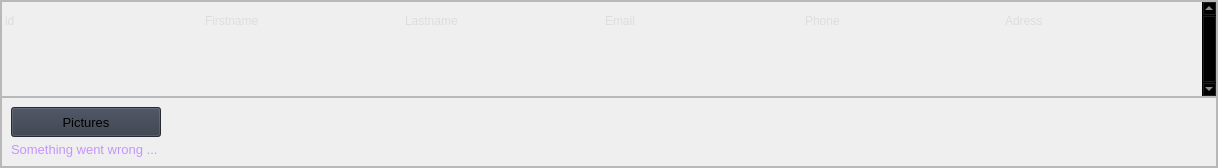
                            <widget class="QWidget" name="management_overall">
                             <layout class="QVBoxLayout" name="verticalLayout_26">
                              <property name="spacing">
                               <number>0</number>
                              </property>
                              <property name="leftMargin">
                               <number>0</number>
                              </property>
                              <property name="topMargin">
                               <number>0</number>
                              </property>
                              <property name="rightMargin">
                               <number>0</number>
                              </property>
                              <property name="bottomMargin">
                               <number>0</number>
                              </property>
                              <item>
                               <widget class="QFrame" name="overall_container">
                                <property name="frameShape">
                                 <enum>QFrame::StyledPanel</enum>
                                </property>
                                <property name="frameShadow">
                                 <enum>QFrame::Raised</enum>
                                </property>
                                <layout class="QVBoxLayout" name="verticalLayout_27" stretch="0,0">
                                 <property name="spacing">
                                  <number>0</number>
                                 </property>
                                 <property name="leftMargin">
                                  <number>0</number>
                                 </property>
                                 <property name="topMargin">
                                  <number>0</number>
                                 </property>
                                 <property name="rightMargin">
                                  <number>0</number>
                                 </property>
                                 <property name="bottomMargin">
                                  <number>0</number>
                                 </property>
                                 <item>
                                  <widget class="QFrame" name="frame_2">
                                   <property name="frameShape">
                                    <enum>QFrame::StyledPanel</enum>
                                   </property>
                                   <property name="frameShadow">
                                    <enum>QFrame::Raised</enum>
                                   </property>
                                   <layout class="QHBoxLayout" name="horizontalLayout_10">
                                    <property name="spacing">
                                     <number>0</number>
                                    </property>
                                    <property name="leftMargin">
                                     <number>0</number>
                                    </property>
                                    <property name="topMargin">
                                     <number>0</number>
                                    </property>
                                    <property name="rightMargin">
                                     <number>0</number>
                                    </property>
                                    <property name="bottomMargin">
                                     <number>0</number>
                                    </property>
                                    <item>
                                     <widget class="QTableWidget" name="table_overall">
                                      <property name="sizePolicy">
                                       <sizepolicy hsizetype="Expanding" vsizetype="Expanding">
                                        <horstretch>0</horstretch>
                                        <verstretch>0</verstretch>
                                       </sizepolicy>
                                      </property>
                                      <property name="palette">
                                       <palette>
                                        <active>
                                         <colorrole role="WindowText">
                                          <brush brushstyle="SolidPattern">
                                           <color alpha="255">
                                            <red>221</red>
                                            <green>221</green>
                                            <blue>221</blue>
                                           </color>
                                          </brush>
                                         </colorrole>
                                         <colorrole role="Button">
                                          <brush brushstyle="SolidPattern">
                                           <color alpha="0">
                                            <red>0</red>
                                            <green>0</green>
                                            <blue>0</blue>
                                           </color>
                                          </brush>
                                         </colorrole>
                                         <colorrole role="Text">
                                          <brush brushstyle="SolidPattern">
                                           <color alpha="255">
                                            <red>221</red>
                                            <green>221</green>
                                            <blue>221</blue>
                                           </color>
                                          </brush>
                                         </colorrole>
                                         <colorrole role="ButtonText">
                                          <brush brushstyle="SolidPattern">
                                           <color alpha="255">
                                            <red>221</red>
                                            <green>221</green>
                                            <blue>221</blue>
                                           </color>
                                          </brush>
                                         </colorrole>
                                         <colorrole role="Base">
                                          <brush brushstyle="NoBrush">
                                           <color alpha="255">
                                            <red>0</red>
                                            <green>0</green>
                                            <blue>0</blue>
                                           </color>
                                          </brush>
                                         </colorrole>
                                         <colorrole role="Window">
                                          <brush brushstyle="SolidPattern">
                                           <color alpha="0">
                                            <red>0</red>
                                            <green>0</green>
                                            <blue>0</blue>
                                           </color>
                                          </brush>
                                         </colorrole>
                                        </active>
                                        <inactive>
                                         <colorrole role="WindowText">
                                          <brush brushstyle="SolidPattern">
                                           <color alpha="255">
                                            <red>221</red>
                                            <green>221</green>
                                            <blue>221</blue>
                                           </color>
                                          </brush>
                                         </colorrole>
                                         <colorrole role="Button">
                                          <brush brushstyle="SolidPattern">
                                           <color alpha="0">
                                            <red>0</red>
                                            <green>0</green>
                                            <blue>0</blue>
                                           </color>
                                          </brush>
                                         </colorrole>
                                         <colorrole role="Text">
                                          <brush brushstyle="SolidPattern">
                                           <color alpha="255">
                                            <red>221</red>
                                            <green>221</green>
                                            <blue>221</blue>
                                           </color>
                                          </brush>
                                         </colorrole>
                                         <colorrole role="ButtonText">
                                          <brush brushstyle="SolidPattern">
                                           <color alpha="255">
                                            <red>221</red>
                                            <green>221</green>
                                            <blue>221</blue>
                                           </color>
                                          </brush>
                                         </colorrole>
                                         <colorrole role="Base">
                                          <brush brushstyle="NoBrush">
                                           <color alpha="255">
                                            <red>0</red>
                                            <green>0</green>
                                            <blue>0</blue>
                                           </color>
                                          </brush>
                                         </colorrole>
                                         <colorrole role="Window">
                                          <brush brushstyle="SolidPattern">
                                           <color alpha="0">
                                            <red>0</red>
                                            <green>0</green>
                                            <blue>0</blue>
                                           </color>
                                          </brush>
                                         </colorrole>
                                        </inactive>
                                        <disabled>
                                         <colorrole role="WindowText">
                                          <brush brushstyle="SolidPattern">
                                           <color alpha="255">
                                            <red>221</red>
                                            <green>221</green>
                                            <blue>221</blue>
                                           </color>
                                          </brush>
                                         </colorrole>
                                         <colorrole role="Button">
                                          <brush brushstyle="SolidPattern">
                                           <color alpha="0">
                                            <red>0</red>
                                            <green>0</green>
                                            <blue>0</blue>
                                           </color>
                                          </brush>
                                         </colorrole>
                                         <colorrole role="Text">
                                          <brush brushstyle="SolidPattern">
                                           <color alpha="255">
                                            <red>221</red>
                                            <green>221</green>
                                            <blue>221</blue>
                                           </color>
                                          </brush>
                                         </colorrole>
                                         <colorrole role="ButtonText">
                                          <brush brushstyle="SolidPattern">
                                           <color alpha="255">
                                            <red>221</red>
                                            <green>221</green>
                                            <blue>221</blue>
                                           </color>
                                          </brush>
                                         </colorrole>
                                         <colorrole role="Base">
                                          <brush brushstyle="NoBrush">
                                           <color alpha="255">
                                            <red>0</red>
                                            <green>0</green>
                                            <blue>0</blue>
                                           </color>
                                          </brush>
                                         </colorrole>
                                         <colorrole role="Window">
                                          <brush brushstyle="SolidPattern">
                                           <color alpha="0">
                                            <red>0</red>
                                            <green>0</green>
                                            <blue>0</blue>
                                           </color>
                                          </brush>
                                         </colorrole>
                                        </disabled>
                                       </palette>
                                      </property>
                                      <property name="frameShape">
                                       <enum>QFrame::NoFrame</enum>
                                      </property>
                                      <property name="verticalScrollBarPolicy">
                                       <enum>Qt::ScrollBarAlwaysOn</enum>
                                      </property>
                                      <property name="horizontalScrollBarPolicy">
                                       <enum>Qt::ScrollBarAsNeeded</enum>
                                      </property>
                                      <property name="sizeAdjustPolicy">
                                       <enum>QAbstractScrollArea::AdjustToContents</enum>
                                      </property>
                                      <property name="editTriggers">
                                       <set>QAbstractItemView::NoEditTriggers</set>
                                      </property>
                                      <property name="selectionMode">
                                       <enum>QAbstractItemView::SingleSelection</enum>
                                      </property>
                                      <property name="selectionBehavior">
                                       <enum>QAbstractItemView::SelectRows</enum>
                                      </property>
                                      <property name="verticalScrollMode">
                                       <enum>QAbstractItemView::ScrollPerPixel</enum>
                                      </property>
                                      <property name="horizontalScrollMode">
                                       <enum>QAbstractItemView::ScrollPerPixel</enum>
                                      </property>
                                      <property name="showGrid">
                                       <bool>true</bool>
                                      </property>
                                      <property name="gridStyle">
                                       <enum>Qt::SolidLine</enum>
                                      </property>
                                      <property name="sortingEnabled">
                                       <bool>false</bool>
                                      </property>
                                      <property name="rowCount">
                                       <number>2</number>
                                      </property>
                                      <attribute name="horizontalHeaderVisible">
                                       <bool>false</bool>
                                      </attribute>
                                      <attribute name="horizontalHeaderCascadingSectionResizes">
                                       <bool>true</bool>
                                      </attribute>
                                      <attribute name="horizontalHeaderDefaultSectionSize">
                                       <number>200</number>
                                      </attribute>
                                      <attribute name="horizontalHeaderMinimumSectionSize">
                                       <number>0</number>
                                      </attribute>
                                      <attribute name="horizontalHeaderStretchLastSection">
                                       <bool>true</bool>
                                      </attribute>
                                      <attribute name="verticalHeaderVisible">
                                       <bool>false</bool>
                                      </attribute>
                                      <attribute name="verticalHeaderCascadingSectionResizes">
                                       <bool>false</bool>
                                      </attribute>
                                      <attribute name="verticalHeaderDefaultSectionSize">
                                       <number>40</number>
                                      </attribute>
                                      <attribute name="verticalHeaderHighlightSections">
                                       <bool>false</bool>
                                      </attribute>
                                      <attribute name="verticalHeaderMinimumSectionSize">
                                       <number>25</number>
                                      </attribute>
                                      <attribute name="verticalHeaderStretchLastSection">
                                       <bool>true</bool>
                                      </attribute>
                                      <row>
                                       <property name="text">
                                        <string>header</string>
                                       </property>
                                      </row>
                                      <row/>
                                      <column>
                                       <property name="text">
                                        <string>id</string>
                                       </property>
                                      </column>
                                      <column>
                                       <property name="text">
                                        <string>Firstname</string>
                                       </property>
                                      </column>
                                      <column>
                                       <property name="text">
                                        <string>Lastname</string>
                                       </property>
                                      </column>
                                      <column>
                                       <property name="text">
                                        <string>Email</string>
                                       </property>
                                      </column>
                                      <column>
                                       <property name="text">
                                        <string>Phone</string>
                                       </property>
                                      </column>
                                      <column>
                                       <property name="text">
                                        <string>Adress</string>
                                       </property>
                                      </column>
                                      <item row="0" column="0">
                                       <property name="text">
                                        <string>id</string>
                                       </property>
                                      </item>
                                      <item row="0" column="1">
                                       <property name="text">
                                        <string>Firstname</string>
                                       </property>
                                      </item>
                                      <item row="0" column="2">
                                       <property name="text">
                                        <string>Lastname</string>
                                       </property>
                                      </item>
                                      <item row="0" column="3">
                                       <property name="text">
                                        <string>Email</string>
                                       </property>
                                      </item>
                                      <item row="0" column="4">
                                       <property name="text">
                                        <string>Phone</string>
                                       </property>
                                      </item>
                                      <item row="0" column="5">
                                       <property name="text">
                                        <string>Adress</string>
                                       </property>
                                      </item>
                                     </widget>
                                    </item>
                                   </layout>
                                  </widget>
                                 </item>
                                 <item>
                                  <widget class="QFrame" name="frame_4">
                                   <property name="minimumSize">
                                    <size>
                                     <width>0</width>
                                     <height>70</height>
                                    </size>
                                   </property>
                                   <property name="maximumSize">
                                    <size>
                                     <width>16777215</width>
                                     <height>70</height>
                                    </size>
                                   </property>
                                   <property name="frameShape">
                                    <enum>QFrame::StyledPanel</enum>
                                   </property>
                                   <property name="frameShadow">
                                    <enum>QFrame::Raised</enum>
                                   </property>
                                   <layout class="QVBoxLayout" name="verticalLayout_39">
                                    <item alignment="Qt::AlignLeft">
                                     <widget class="QPushButton" name="btn_images">
                                      <property name="minimumSize">
                                       <size>
                                        <width>150</width>
                                        <height>30</height>
                                       </size>
                                      </property>
                                      <property name="font">
                                       <font>
                                        <family>Segoe UI</family>
                                        <pointsize>10</pointsize>
                                        <weight>50</weight>
                                        <italic>false</italic>
                                        <bold>false</bold>
                                       </font>
                                      </property>
                                      <property name="cursor">
                                       <cursorShape>PointingHandCursor</cursorShape>
                                      </property>
                                      <property name="styleSheet">
                                       <string notr="true">background-color: rgb(52, 59, 72);</string>
                                      </property>
                                      <property name="text">
                                       <string>Pictures</string>
                                      </property>
                                      <property name="icon">
                                       <iconset resource="resources.qrc">
                                        <normaloff>:/icons/images/icons/cil-image1.png</normaloff>:/icons/images/icons/cil-image1.png</iconset>
                                      </property>
                                      <property name="iconSize">
                                       <size>
                                        <width>12</width>
                                        <height>12</height>
                                       </size>
                                      </property>
                                     </widget>
                                    </item>
                                    <item>
                                     <widget class="QLabel" name="error_overall">
                                      <property name="font">
                                       <font>
                                        <family>Segoe UI</family>
                                        <pointsize>10</pointsize>
                                        <weight>50</weight>
                                        <italic>false</italic>
                                        <bold>false</bold>
                                       </font>
                                      </property>
                                      <property name="styleSheet">
                                       <string notr="true">color:#c495fd;</string>
                                      </property>
                                      <property name="text">
                                       <string>Something went wrong ...</string>
                                      </property>
                                     </widget>
                                    </item>
                                   </layout>
                                  </widget>
                                 </item>
                                </layout>
                               </widget>
                              </item>
                             </layout>
                            </widget>
